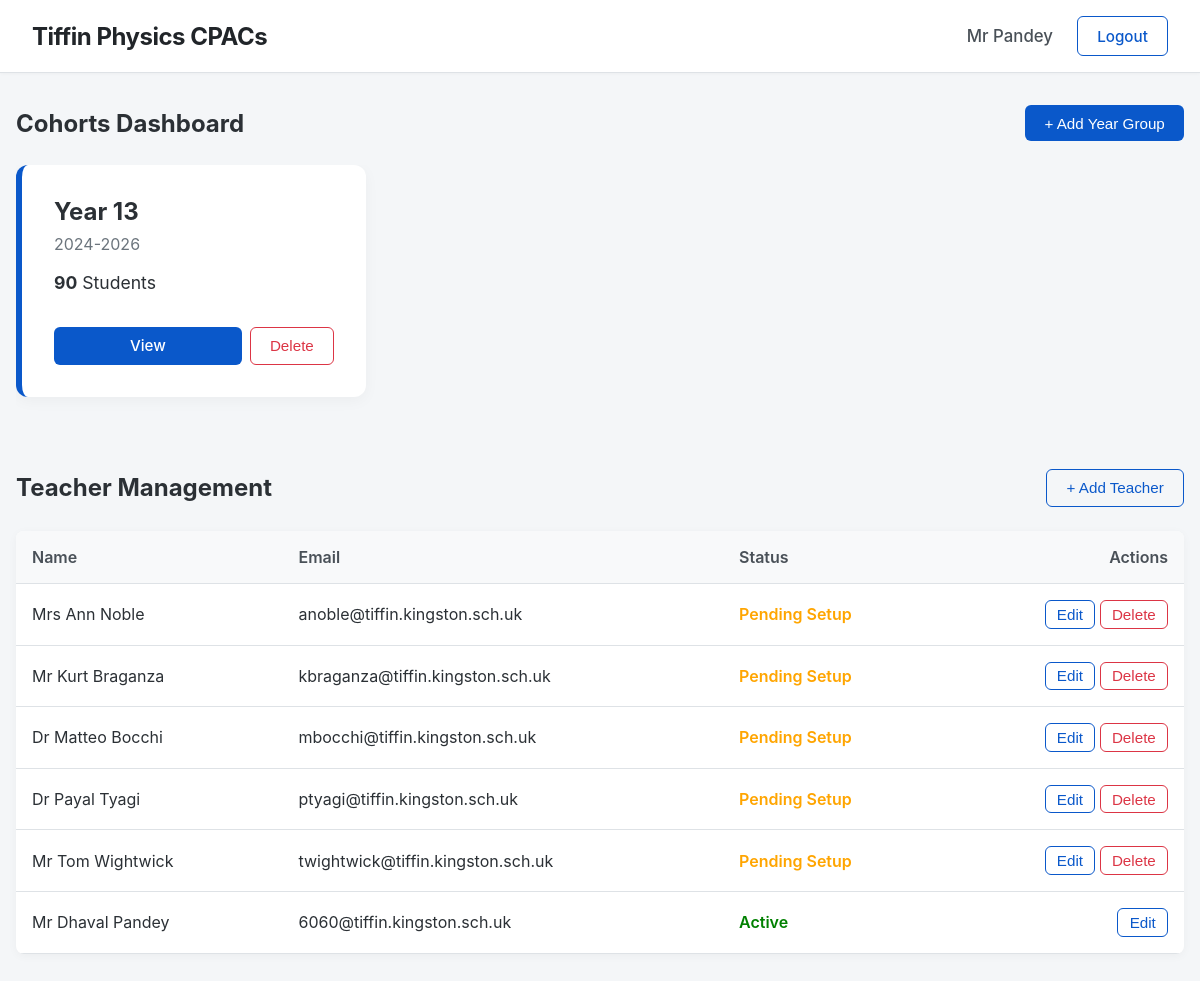
/dashboard (signed in), run on the app's committed database.
### app.py (models this page shows, shortened)
class Teacher(UserMixin, db.Model):
    id = db.Column(db.Integer, primary_key=True)
    email = db.Column(db.String(150), unique=True, nullable=False)
    password = db.Column(db.String(200), nullable=True) # Nullable for first-time login
    title = db.Column(db.String(10), nullable=False)
    first_name = db.Column(db.String(100), nullable=False)
    last_name = db.Column(db.String(100), nullable=False)
    @property
    def role(self): return 'teacher'

### app.py (the view)
@app.route('/dashboard')
@teacher_required
def dashboard():
    cohorts = Cohort.query.order_by(Cohort.end_year.desc()).all()
    cohort_data = [{'id': c.id, 'title': get_cohort_title(c.end_year), 'years': f"{c.start_year}-{c.end_year}", 'student_count': len(c.students)} for c in cohorts]
    teachers = Teacher.query.all()
    return render_template('dashboard.html', cohorts=cohort_data, teachers=teachers)

### app.py (called while the page is built)
@login_manager.user_loader
def load_user(user_id):
    if user_id.startswith('teacher_'): return Teacher.query.get(int(user_id.split('_')[1]))
    elif user_id.startswith('student_'): return Student.query.get(int(user_id.split('_')[1]))
    return None

def teacher_required(f):
    @wraps(f)
    def decorated_function(*args, **kwargs):
        if not current_user.is_authenticated or current_user.role != 'teacher': abort(403)
        return f(*args, **kwargs)
    return decorated_function

def get_academic_end_year():
    now = datetime.utcnow()
    return now.year if now.month < 9 else now.year + 1

def get_cohort_title(end_year):
    acad_end = get_academic_end_year()
    if end_year == acad_end: return "Year 13"
    elif end_year == acad_end + 1: return "Year 12"
    elif end_year < acad_end:
        diff = acad_end - end_year
        return "Left last year" if diff == 1 else f"Left {diff} years ago"
    return f"Future (Starts {end_year-2})"

### templates/dashboard.html (shortened to what this page needs)
{% extends 'base.html' %} {% block content %}
<div
	style="
		display: flex;
		justify-content: space-between;
		align-items: center;
		margin-bottom: 1.5rem;
	">
	<h2 style="margin: 0">Cohorts Dashboard</h2>
	<button
		class="btn"
		onclick="
			document.getElementById('addCohortModal').style.display = 'flex'
		">
		+ Add Year Group
	</button>
</div>
<div class="carousel">
	{% for c in cohorts %}
	<div class="card">
		<div>
			<h3>{{ c.title }}</h3>
			<p style="color: #6c757d; margin-top: 0">{{ c.years }}</p>
			<p style="font-size: 1.1rem">
				<strong>{{ c.student_count }}</strong> Students
			</p>
		</div>
		<div style="display: flex; gap: 0.5rem; margin-top: 1rem">
			<a
				href="{{ url_for('cohort_view', id=c.id) }}"
				class="btn"
				style="flex: 1; text-align: center"
				>View</a
			>
			<form
				method="POST"
				action="{{ url_for('delete_cohort', id=c.id) }}"
				onsubmit="
					return confirm(
						'WARNING: Are you sure you want to delete this entire cohort? All students and their marks will be lost forever.',
					);
				"
				style="margin: 0">
				<button
					type="submit"
					class="btn btn-danger"
					style="height: 100%">
					Delete
				</button>
			</form>
		</div>
	</div>
	{% endfor %}
</div>
<div
	style="
		display: flex;
		justify-content: space-between;
		align-items: center;
		margin-bottom: 1.5rem;
		margin-top: 3rem;
	">
	<h2 style="margin: 0">Teacher Management</h2>
	<button
		class="btn btn-outline"
		onclick="
			document.getElementById('addTeacherModal').style.display = 'flex'
		">
		+ Add Teacher
	</button>
</div>
<table class="data-table">
	<tr>
		<th>Name</th>
		<th>Email</th>
		<th>Status</th>
		<th style="text-align: right">Actions</th>
	</tr>
	{% for t in teachers %}
	<tr>
		<td>{{ t.title }} {{ t.first_name }} {{ t.last_name }}</td>
		<td>{{ t.email }}</td>
		<td>
			{% if t.password %}
			<span style="color: green; font-weight: 600">Active</span>
			{% else %}
			<span style="color: orange; font-weight: 600">Pending Setup</span>
			{% endif %}
		</td>
		<td style="text-align: right">
			<button
				class="btn btn-outline"
				style="padding: 0.3rem 0.7rem"
				onclick="openEditTeacher({{ t.id }}, '{{ t.title }}', '{{ t.first_name }} {{ t.last_name }}')">
				Edit
			</button>
			{% if current_user.id != t.id %}
			<form
				method="POST"
				action="{{ url_for('delete_teacher', id=t.id) }}"
				style="display: inline"
				onsubmit="return confirm('Delete teacher {{ t.last_name }}?');">
				<button
					type="submit"
					class="btn btn-danger"
					style="padding: 0.3rem 0.7rem">
					Delete
				</button>
			</form>
			{% endif %}
		</td>
	</tr>
	{% endfor %}
</table>
{% endblock %}

### templates/base.html (shortened to what this page needs)
<!doctype html>
<html lang="en">
	<head>
	</head>
	<body>
		<nav class="navbar">
			<h2>
				<a
					href="{% if current_user.is_authenticated and current_user.role == 'teacher' %}{{ url_for('dashboard') }}{% else %}{{ url_for('home') }}{% endif %}"
					class="navbar-brand"
					>Tiffin Physics CPACs</a
				>
			</h2>
			<div style="display: flex; align-items: center">
				{% if current_user.is_authenticated %} {% if current_user.role
				== 'teacher' %}
				<span class="user-name"
					>{{ current_user.title }} {{ current_user.last_name }}</span
				>
				{% endif %}
				<a href="{{ url_for('logout') }}" class="btn btn-outline"
					>Logout</a
				>
				{% endif %}
			</div>
		</nav>
		<div class="container">
			 {% block content %}{%
			endblock %}
		</div>
	</body>
</html>

### templates/base.html (style rules this page uses)
:root { --bg: #f4f6f8; --text: #2b3035; --primary: #0a58ca; --border: #dee2e6; }
body { font-family: -apple-system, BlinkMacSystemFont, "Segoe UI", Roboto, sans-serif; background: var(--bg); color: var(--text); margin: 0; padding: 0; }
.navbar { background: #ffffff; padding: 1rem 2rem; border-bottom: 1px solid var(--border); display: flex; justify-content: space-between; align-items: center; box-shadow: 0 1px 3px rgba(0, 0, 0, 0.03); }
.navbar h2 { margin: 0; font-weight: 700; letter-spacing: -0.5px; }
.navbar-brand { text-decoration: none; color: #212529; transition: color 0.2s ease; }
.user-name { font-weight: 500; font-size: 1.05rem; margin-right: 1.5rem; color: #495057; }
.container { max-width: 1400px; margin: 2rem auto; padding: 0 1rem; }
.btn { padding: 0.6rem 1.2rem; border: none; border-radius: 6px; background: var(--primary); color: white; cursor: pointer; text-decoration: none; font-size: 0.95rem; font-weight: 500; transition: background 0.2s; }
.btn-outline { background: transparent; border: 1px solid var(--primary); color: var(--primary); }
.btn-danger { background: white; border: 1px solid #dc3545; color: #dc3545; }

### templates/dashboard.html (style rules this page uses)
.carousel { display: flex; overflow-x: auto; gap: 1.5rem; padding-bottom: 1.5rem; margin-bottom: 3rem; }
.card { min-width: 280px; background: white; padding: 2rem; border-radius: 12px; box-shadow: 0 4px 15px rgba(0, 0, 0, 0.04); border-left: 6px solid var(--primary); display: flex; flex-direction: column; justify-content: space-between; }
.card h3 { margin-top: 0; font-size: 1.5rem; margin-bottom: 0.5rem; }
.data-table { width: 100%; border-collapse: collapse; background: white; border-radius: 8px; overflow: hidden; box-shadow: 0 2px 10px rgba(0, 0, 0, 0.04); }
.data-table th, .data-table td { padding: 1rem; text-align: left; border-bottom: 1px solid var(--border); }
.data-table th { background: #f8f9fa; font-weight: 600; color: #495057; }

### data on the page
Teacher: title "Mr", last_name "Pandey", first_name "Dhaval", email "6060@tiffin.kingston.sch.uk", shows "Active"
Teacher: title "Mrs", first_name "Ann", last_name "Noble", email "anoble@tiffin.kingston.sch.uk", shows "Pending Setup"
Teacher: title "Mr", first_name "Kurt", last_name "Braganza", email "kbraganza@tiffin.kingston.sch.uk", shows "Pending Setup"
Teacher: title "Dr", first_name "Matteo", last_name "Bocchi", email "mbocchi@tiffin.kingston.sch.uk", shows "Pending Setup"
Teacher: title "Dr", first_name "Payal", last_name "Tyagi", email "ptyagi@tiffin.kingston.sch.uk", shows "Pending Setup"
Teacher: title "Mr", first_name "Tom", last_name "Wightwick", email "twightwick@tiffin.kingston.sch.uk", shows "Pending Setup"

### other printed values
{{ c.title }} "Year 13"
{{ c.years }} "2024-2026"
{{ c.student_count }} "90"
